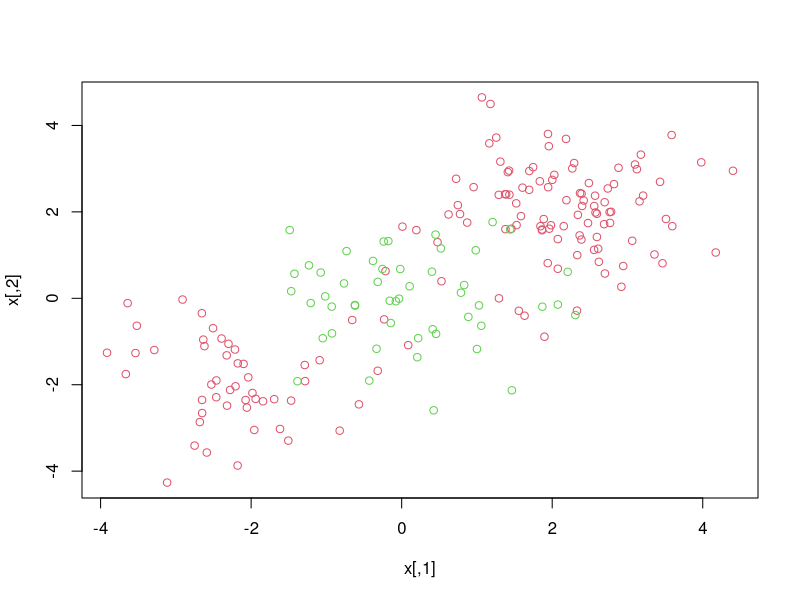
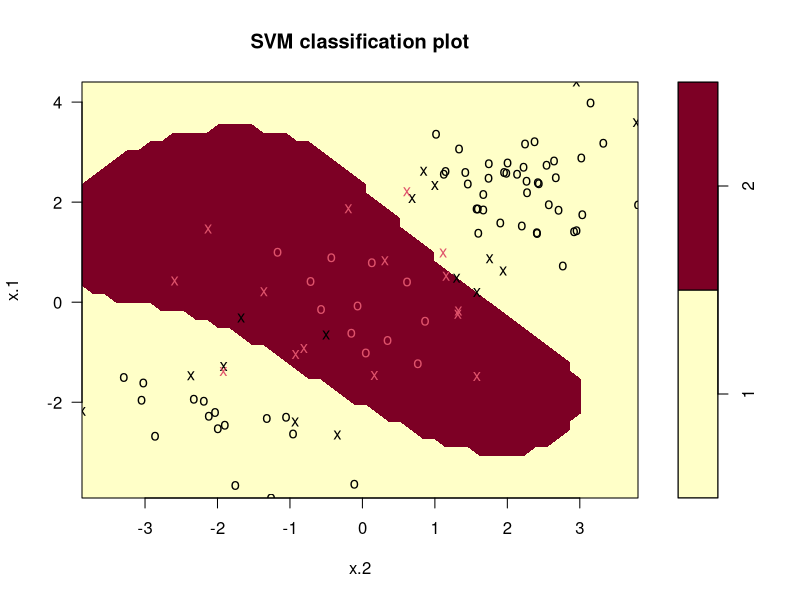

Write the R code that produced these figures, in order.
## ---- chunk 1
set.seed(1)
x = matrix(rnorm(200 * 2), ncol = 2)
x[1:100, ] = x[1:100, ] + 2
x[101:150, ] = x[101: 150,] - 2
y = c(rep(1, 150), rep(2, 50))
dat = data.frame(x = x,y = as.factor(y))
plot(x, col = y + 1)
## ---- chunk 2
library(e1071)
train = sample(200, 100)
svmfit = svm(y ~., data = dat[train,], kernel = "radial", gamma = 1, cost = 1)
plot(svmfit, dat[train,])
summary(svmfit)
## ---- chunk 3
set.seed(1)
tune.out = tune(svm, y ~ ., data = dat[train,], kernel = "radial", ranges = list(cost = seq(0.01, 10, 0.1), gamma = seq(0.5, 5, 0.5)))
summary(tune.out)
## ---- chunk 4
pred = predict(tune.out$best.model, newdata = dat[-train, ])
table(predict = pred, true = dat[-train, "y"])
